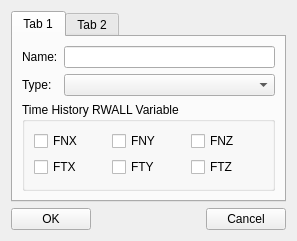
<?xml version="1.0" encoding="UTF-8"?>
<ui version="4.0">
 <class>GUITimeHistoryRWALLDialog</class>
 <widget class="QWidget" name="GUITimeHistoryRWALLDialog">
  <property name="geometry">
   <rect>
    <x>0</x>
    <y>0</y>
    <width>297</width>
    <height>234</height>
   </rect>
  </property>
  <property name="windowTitle">
   <string/>
  </property>
  <layout class="QGridLayout" name="gridLayout_3">
   <item row="2" column="4">
    <widget class="QPushButton" name="pushButton_Cancle">
     <property name="text">
      <string>Cancel</string>
     </property>
    </widget>
   </item>
   <item row="2" column="0">
    <widget class="QPushButton" name="pushButton_OK">
     <property name="text">
      <string>OK</string>
     </property>
    </widget>
   </item>
   <item row="2" column="1">
    <spacer name="horizontalSpacer">
     <property name="orientation">
      <enum>Qt::Horizontal</enum>
     </property>
     <property name="sizeHint" stdset="0">
      <size>
       <width>153</width>
       <height>20</height>
      </size>
     </property>
    </spacer>
   </item>
   <item row="1" column="0" colspan="5">
    <widget class="QTabWidget" name="tabWidget">
     <property name="currentIndex">
      <number>0</number>
     </property>
     <widget class="QWidget" name="tab">
      <attribute name="title">
       <string>Tab 1</string>
      </attribute>
      <layout class="QGridLayout" name="gridLayout_4">
       <item row="0" column="0">
        <widget class="QLabel" name="label">
         <property name="text">
          <string>Name:</string>
         </property>
        </widget>
       </item>
       <item row="0" column="1">
        <widget class="QLineEdit" name="lineEdit_Name"/>
       </item>
       <item row="1" column="0">
        <widget class="QLabel" name="label_Upper">
         <property name="text">
          <string>Type:</string>
         </property>
        </widget>
       </item>
       <item row="1" column="1">
        <widget class="QComboBox" name="comboBox_Type"/>
       </item>
       <item row="2" column="0" colspan="2">
        <widget class="QGroupBox" name="groupBox">
         <property name="title">
          <string>Time History RWALL Variable</string>
         </property>
         <layout class="QGridLayout" name="gridLayout">
          <item row="1" column="1">
           <widget class="QCheckBox" name="checkBox_FTY">
            <property name="text">
             <string>FTY</string>
            </property>
           </widget>
          </item>
          <item row="0" column="1">
           <widget class="QCheckBox" name="checkBox_FNY">
            <property name="text">
             <string>FNY</string>
            </property>
           </widget>
          </item>
          <item row="0" column="2">
           <widget class="QCheckBox" name="checkBox_FNZ">
            <property name="text">
             <string>FNZ</string>
            </property>
           </widget>
          </item>
          <item row="1" column="2">
           <widget class="QCheckBox" name="checkBox_FTZ">
            <property name="text">
             <string>FTZ</string>
            </property>
           </widget>
          </item>
          <item row="0" column="0">
           <widget class="QCheckBox" name="checkBox_FNX">
            <property name="text">
             <string>FNX</string>
            </property>
           </widget>
          </item>
          <item row="1" column="0">
           <widget class="QCheckBox" name="checkBox_FTX">
            <property name="text">
             <string>FTX</string>
            </property>
           </widget>
          </item>
         </layout>
        </widget>
       </item>
      </layout>
     </widget>
     <widget class="QWidget" name="tab_2">
      <attribute name="title">
       <string>Tab 2</string>
      </attribute>
      <layout class="QGridLayout" name="gridLayout_2">
       <item row="0" column="0" colspan="2">
        <widget class="QTableWidget" name="tableWidget"/>
       </item>
      </layout>
     </widget>
    </widget>
   </item>
  </layout>
 </widget>
 <resources/>
 <connections/>
</ui>
